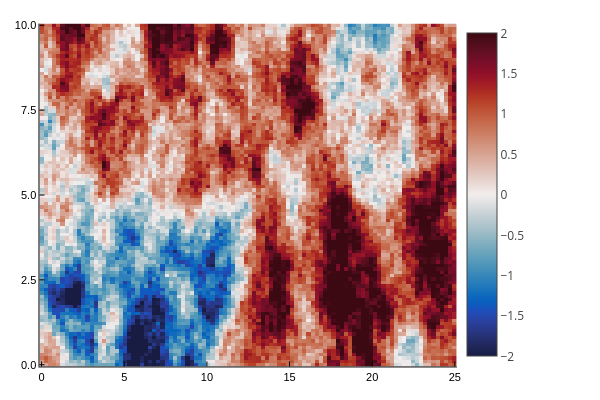

Notebook source saved alongside this figure:
### Code cell
plotly();
heatmap(env_data.X, env_data.Y, env_data.W', cmap = :balance; plottype=:wx)
plot!(clims=(-2,2))

### Figure 1 — Plotly figure (JSON) as saved in the notebook; plotly's stock layout.template omitted (floating-point values rounded to 4 significant figures; data arrays with more than 128 entries replaced by an {"elided": "..."} marker saying what was removed)
{"data": [{"colorbar": {"len": 0.9525, "title": "", "x": 0.7615, "y": 0.5139}, "colorscale": {"elided": "256x2 mixed values"}, "name": "y1", "plottype": "wx", "showlegend": false, "showscale": true, "type": "heatmap", "x": [-0.1263, 0.1263, 0.3788, 0.6313, 0.8838, 1.136, 1.389, 1.641, 1.894, 2.146, 2.399, 2.652, 2.904, 3.157, 3.409, 3.662, 3.914, 4.167, 4.419, 4.672, 4.924, 5.177, 5.429, 5.682, 5.934, 6.187, 6.439, 6.692, 6.944, 7.197, 7.449, 7.702, 7.955, 8.207, 8.46, 8.712, 8.965, 9.217, 9.47, 9.722, 9.975, 10.23, 10.48, 10.73, 10.98, 11.24, 11.49, 11.74, 11.99, 12.25, 12.5, 12.75, 13.01, 13.26, 13.51, 13.76, 14.02, 14.27, 14.52, 14.77, 15.03, 15.28, 15.53, 15.78, 16.04, 16.29, 16.54, 16.79, 17.05, 17.3, 17.55, 17.8, 18.06, 18.31, 18.56, 18.81, 19.07, 19.32, 19.57, 19.82, 20.08, 20.33, 20.58, 20.83, 21.09, 21.34, 21.59, 21.84, 22.1, 22.35, 22.6, 22.85, 23.11, 23.36, 23.61, 23.86, 24.12, 24.37, 24.62, 24.87, 25.13], "xaxis": "x", "y": [-0.05051, 0.05051, 0.1515, 0.2525, 0.3535, 0.4545, 0.5556, 0.6566, 0.7576, 0.8586, 0.9596, 1.061, 1.162, 1.263, 1.364, 1.465, 1.566, 1.667, 1.768, 1.869, 1.97, 2.071, 2.172, 2.273, 2.374, 2.475, 2.576, 2.677, 2.778, 2.879, 2.98, 3.081, 3.182, 3.283, 3.384, 3.485, 3.586, 3.687, 3.788, 3.889, 3.99, 4.091, 4.192, 4.293, 4.394, 4.495, 4.596, 4.697, 4.798, 4.899, 5, 5.101, 5.202, 5.303, 5.404, 5.505, 5.606, 5.707, 5.808, 5.909, 6.01, 6.111, 6.212, 6.313, 6.414, 6.515, 6.616, 6.717, 6.818, 6.919, 7.02, 7.121, 7.222, 7.323, 7.424, 7.525, 7.626, 7.727, 7.828, 7.929, 8.03, 8.131, 8.232, 8.333, 8.434, 8.535, 8.636, 8.737, 8.838, 8.939, 9.04, 9.141, 9.242, 9.343, 9.444, 9.545, 9.646, 9.747, 9.848, 9.949, 10.05], "yaxis": "y", "z": {"elided": "100x100 float values"}, "zmax": 2, "zmin": -2}], "layout": {"annotations": [], "height": 400, "legend": {"bgcolor": "rgba(255, 255, 255, 1.000)", "bordercolor": "rgba(0, 0, 0, 1.000)", "borderwidth": 1, "font": {"color": "rgba(0, 0, 0, 1.000)", "family": "sans-serif", "size": 11}, "title": {"font": {"color": "rgba(0, 0, 0, 1.000)", "family": "sans-serif", "size": 15}, "text": ""}, "tracegroupgap": 0, "traceorder": "normal", "x": 1, "xanchor": "auto", "y": 1, "yanchor": "auto"}, "margin": {"b": 20, "l": 0, "r": 0, "t": 20}, "paper_bgcolor": "rgba(255, 255, 255, 1.000)", "plot_bgcolor": "rgba(255, 255, 255, 1.000)", "showlegend": true, "width": 600, "xaxis": {"anchor": "y", "domain": [0.06582, 0.7615], "gridcolor": "rgba(0, 0, 0, 0.100)", "gridwidth": 0.5, "linecolor": "rgba(0, 0, 0, 1.000)", "mirror": false, "range": [-0.1263, 25.13], "showgrid": true, "showline": true, "showticklabels": true, "tickangle": 0, "tickcolor": "rgb(0, 0, 0)", "tickfont": {"color": "rgba(0, 0, 0, 1.000)", "family": "sans-serif", "size": 11}, "tickmode": "array", "ticks": "inside", "ticktext": ["0", "5", "10", "15", "20", "25"], "tickvals": [0, 5, 10, 15, 20, 25], "title": "", "titlefont": {"color": "rgba(0, 0, 0, 1.000)", "family": "sans-serif", "size": 15}, "type": "-", "visible": true, "zeroline": false, "zerolinecolor": "rgba(0, 0, 0, 1.000)"}, "yaxis": {"anchor": "x", "domain": [0.03762, 0.9902], "gridcolor": "rgba(0, 0, 0, 0.100)", "gridwidth": 0.5, "linecolor": "rgba(0, 0, 0, 1.000)", "mirror": false, "range": [-0.05051, 10.05], "showgrid": true, "showline": true, "showticklabels": true, "tickangle": 0, "tickcolor": "rgb(0, 0, 0)", "tickfont": {"color": "rgba(0, 0, 0, 1.000)", "family": "sans-serif", "size": 11}, "tickmode": "array", "ticks": "inside", "ticktext": ["0.0", "2.5", "5.0", "7.5", "10.0"], "tickvals": [0, 2.5, 5, 7.5, 10], "title": "", "titlefont": {"color": "rgba(0, 0, 0, 1.000)", "family": "sans-serif", "size": 15}, "type": "-", "visible": true, "zeroline": false, "zerolinecolor": "rgba(0, 0, 0, 1.000)"}}}
